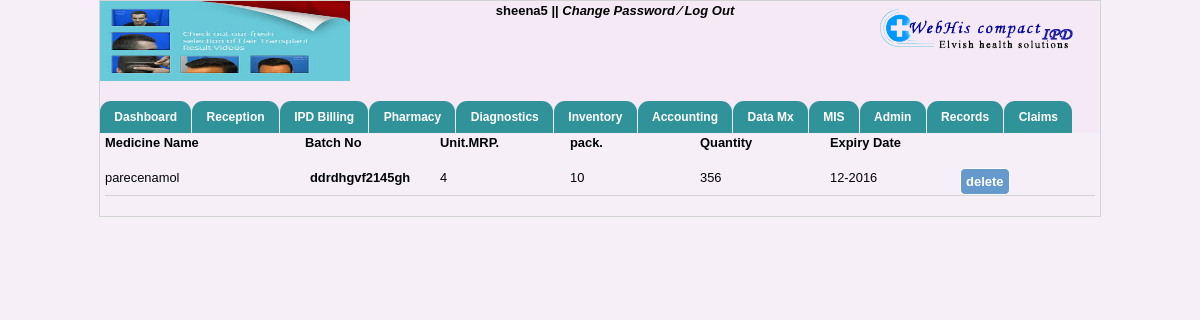
Page /medicine_list.php (signed in) on the earlier database version.
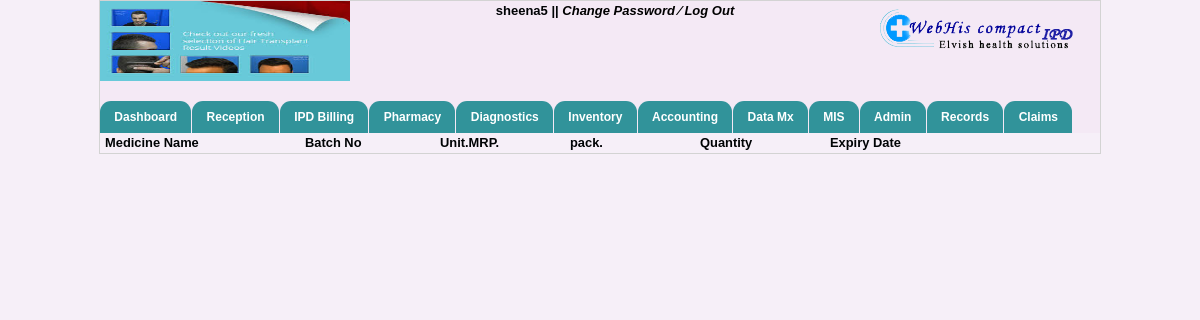
Same page on the later database version.
### tables this page shows
CREATE TABLE IF NOT EXISTS `medicine_store` (
  `m_id` int(11) NOT NULL AUTO_INCREMENT,
  `m_name` varchar(20) NOT NULL,
  `batch_no` varchar(50) NOT NULL,
  `mrp` double NOT NULL,
  `unit_mrp` float DEFAULT NULL,
  `pack` int(10) NOT NULL,
  `quantity` int(200) NOT NULL,
  `expiry_date` varchar(200) NOT NULL,
  PRIMARY KEY (`m_id`)
);

### medicine_list.php (the view, shortened to what this page needs)
<?php
 include("header.php");
include("menubar.php");
?>
   <div style="width:990px; margin:0 auto;">
  		 <div class="field_bg">
              <div style="float:left; width:200px; "><strong>Medicine Name</strong></div>
              <div style="float:left; width:130px; margin-right:5px;"><strong>Batch No</strong></div>
              <div style="float:left; width:130px; "><strong>Unit.MRP.</strong></div>
              <div style="float:left; width:130px; "><strong>pack.</strong></div>
              <div style="float:left; width:130px; "><strong>Quantity</strong></div>
              <div style="float:left; width:130px; "><strong>Expiry Date</strong></div>
                <?php $res3=mysql_query("select * from medicine_store");
                while($row3=mysql_fetch_array($res3)){	?>
                  <form method="post">
                    <div style="float:left; width:200px; margin-right:5px;"><?php echo $row3[1];?></div>
             			  <div style="float:left; width:130px; "><strong><?php echo $row3[2];?></strong></div>
                    <div style="float:left; width:130px; "><?php echo $row3[4];?></div>
      		          <div style="float:left; width:130px; "><?php echo $row3[5];?></div>
                          <div style="float:left; width:130px; "><?php echo $row3[6];?></div>
                    <div style="float:left; width:130px;"><?php echo $row3[7];?></div>
                    <div style="float:left; width:50px; "><input type="submit"name="del" value="delete" class="btn"/></div>
	            <div class="cls" style="margin-top:15px;  border-bottom:1px solid lightgray;"></div>
        </form>
             <?php
             }
             ?>
      </div>
  </div>
  <?php
  	include("footer.php");
  ?>

Differences in the rows shown:
removed medicine_store: m_name "parecenamol", batch_no "ddrdhgvf2145gh", unit_mrp "4", pack "10", quantity "356", expiry_date "12-2016"
